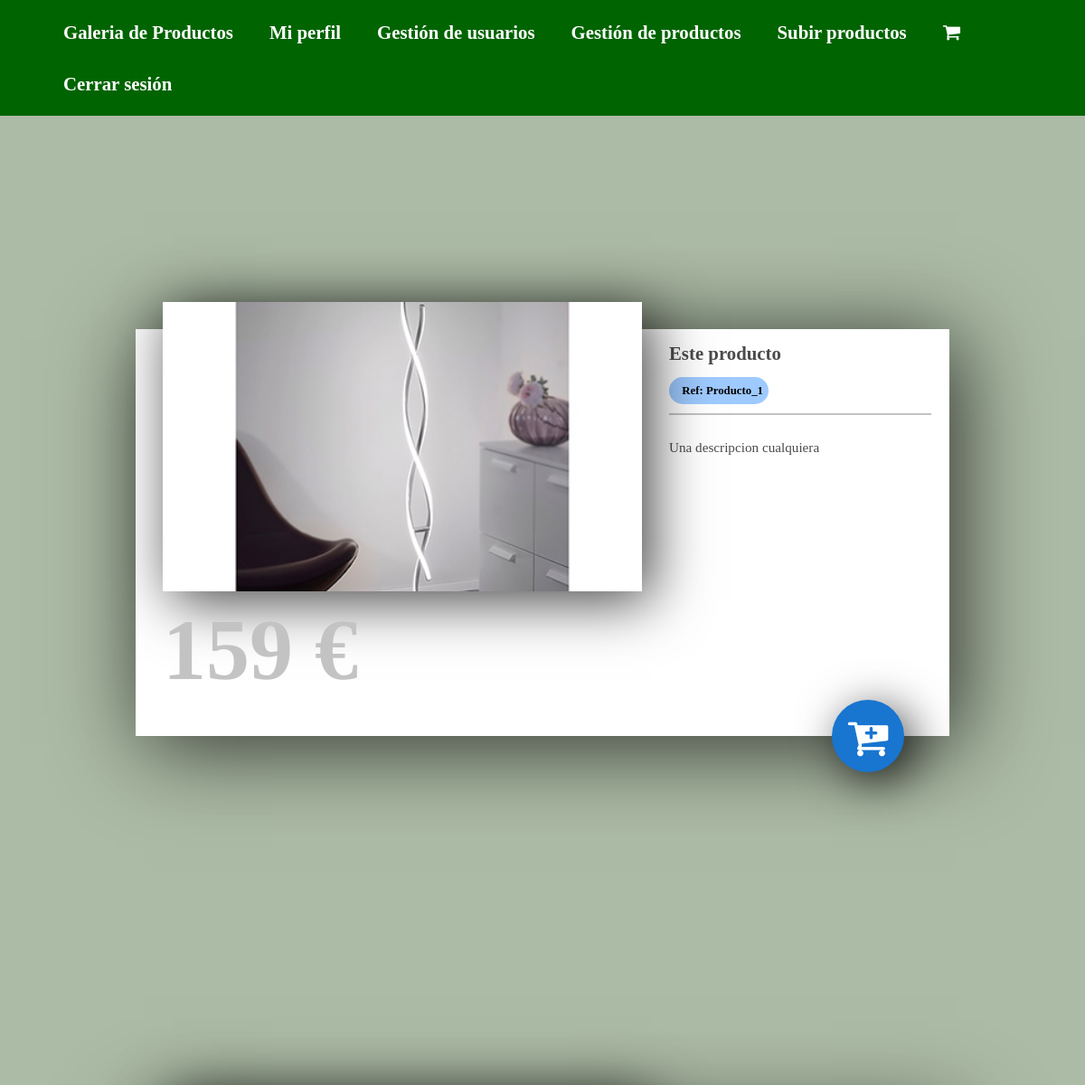
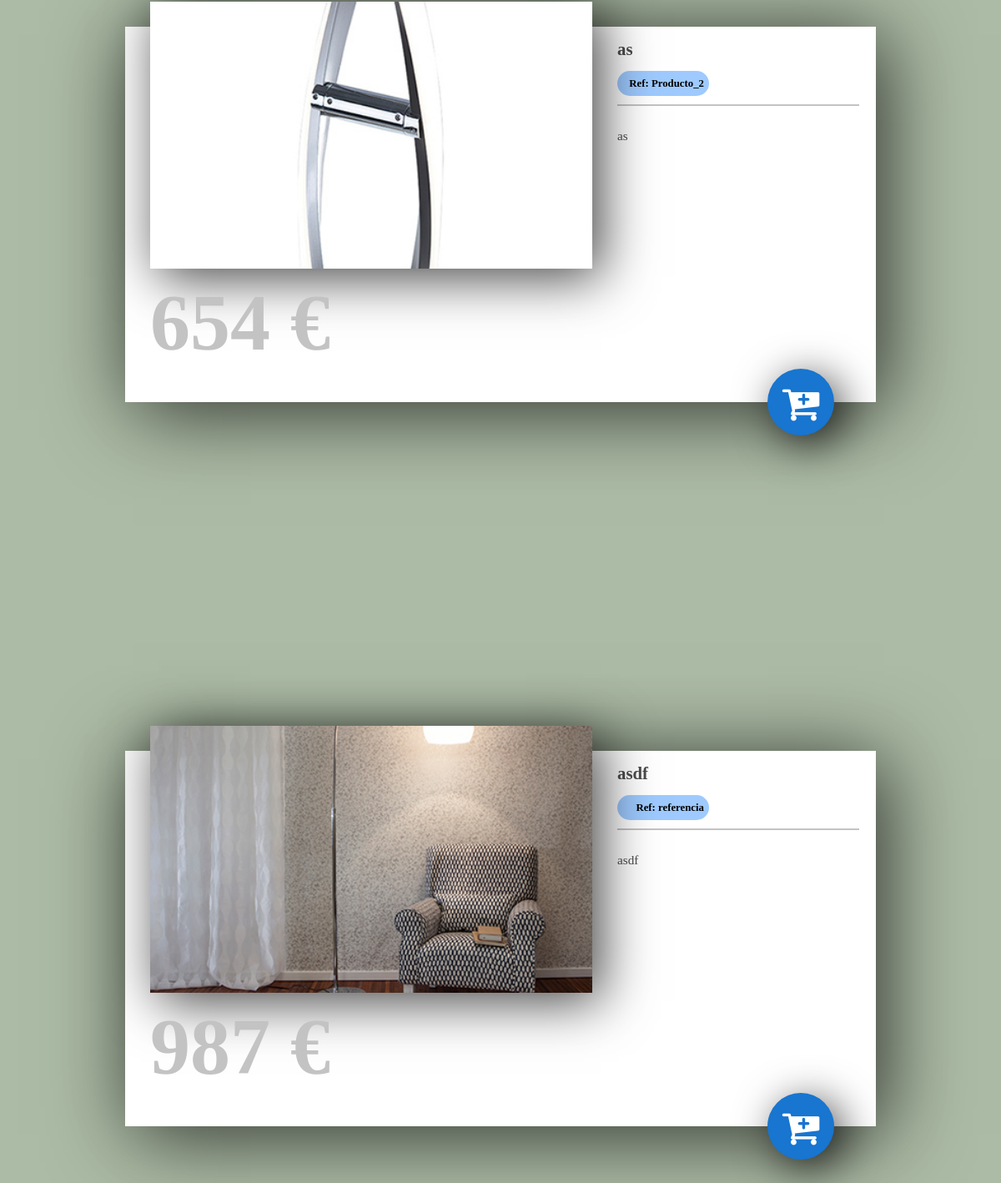
The app's page /galeria.php (signed in), older data (2 pictures, top to bottom).
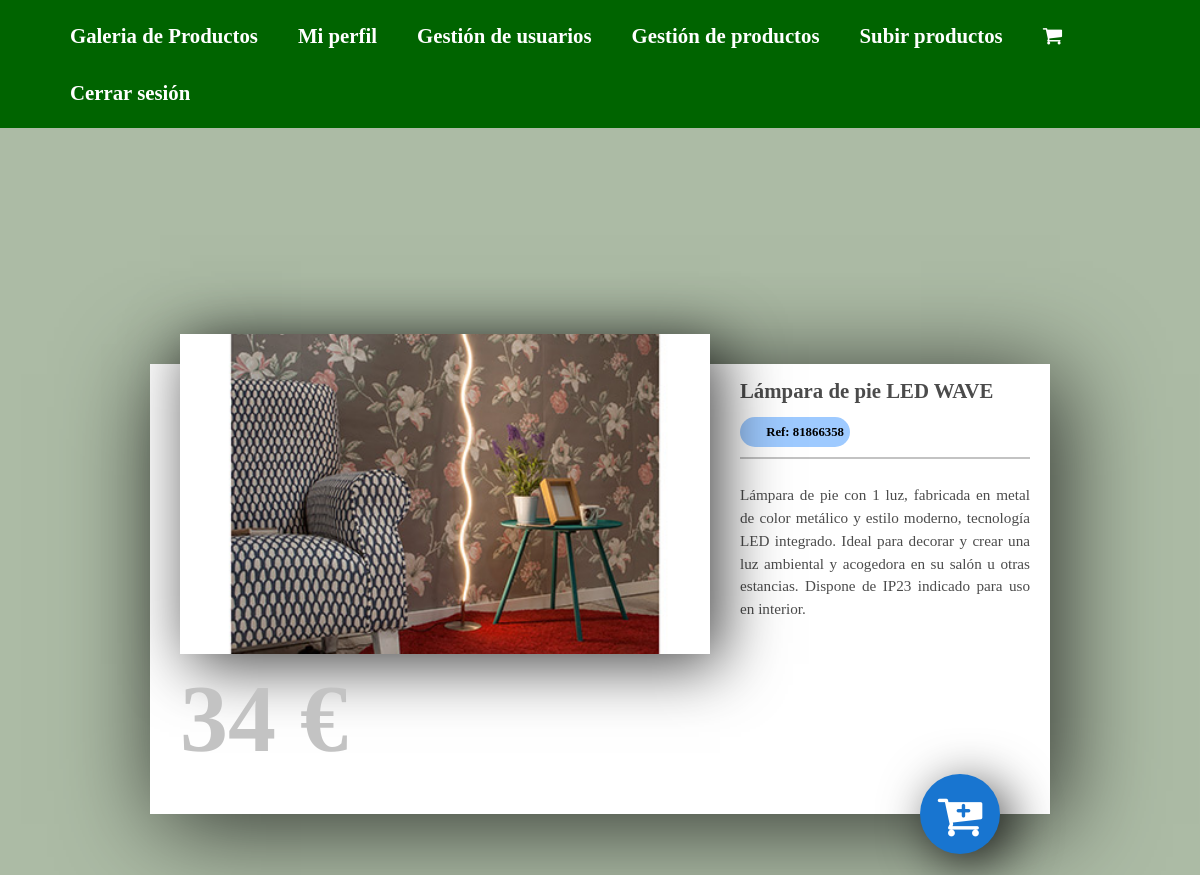
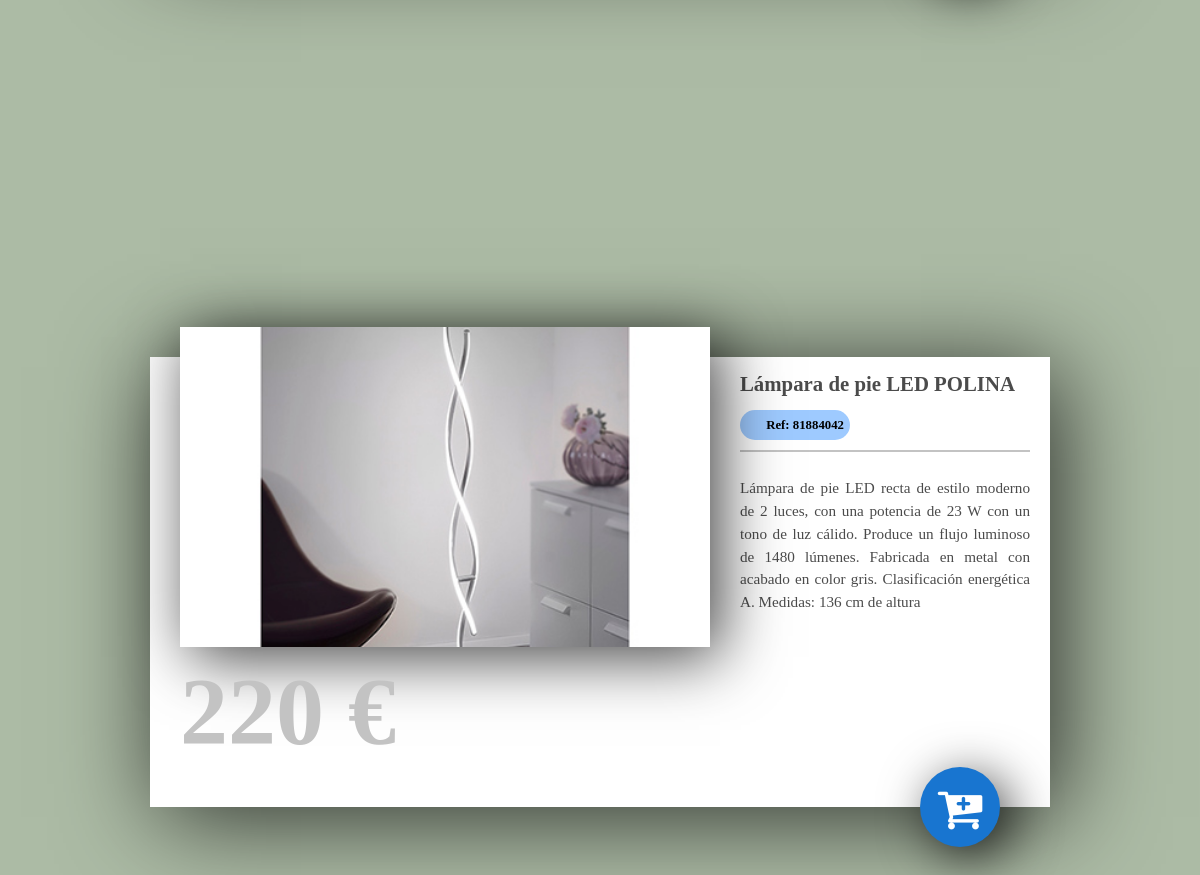
The same page, newer data (2 pictures, top to bottom).
### tables this page shows
CREATE TABLE `productos` (
  `referencia` varchar(10) NOT NULL,
  `titulo` varchar(250) NOT NULL,
  `descripcion` varchar(250) NOT NULL,
  `ruta_imagen` varchar(50) NOT NULL,
  `precio` int(10) NOT NULL
);

### include/funciones.php (called while the page is built, shortened)
    <?php
function obtenerTablaProductos(){
    $conexion = new mysqli(DB_HOST, DB_USUARIO, DB_PASS, DB_NOMBRE_BASE_DATOS);
    mysqli_set_charset($conexion, 'utf8');
    $sql = "select * from productos";
    $sentencia = $conexion->prepare($sql);
    $sentencia->execute();
    $resultado = $sentencia->get_result();
    return $resultado;
}
    ?>

### galeria.php (the view)
<?php
    require_once ("include/cabecera.php");
    require_once ("include/funciones.php");
    echo '<br><br>';
    $resultado = obtenerTablaProductos();
    while($fila = $resultado->fetch_row()){
        ?>
        <div class="card">
            <div class="thumbnail">
                <img class="left" src="<?= $fila[3] ?>"/>
            </div>
            <div class="right">
                <h1><?= $fila[1] ?></h1>
                <div class="author">
                    <h2>Ref: <?= $fila[0] ?></h2>
                </div>
                <div class="separator"></div>
                <p><?= $fila[2] ?></p>
            </div>
            <h5><?= $fila[4] ?> €</h5>
            <div class="fab" onclick="location.href='carrito.php?referencia=<?= $fila[0] ?>'"><i class="fa fa-cart-plus fa-3x"> </i></div>
        </div>
        <br>
        <?php
    }
?>

### include/cabecera.php (shortened to what this page needs)
<!DOCTYPE html>
<html >
<head>
    <link rel="stylesheet" href="https://maxcdn.bootstrapcdn.com/font-awesome/4.5.0/css/font-awesome.min.css">
    <link rel='stylesheet prefetch' href='https://maxcdn.bootstrapcdn.com/font-awesome/4.5.0/css/font-awesome.min.css'>
    <?php
        require_once("include/hojas_estilos.php")
    ?>
</head>
<?php
    if($_SESSION['admin'] == true){
        require_once ("menu_admin.php");
    }else{
        require_once ("menu_cliente.php");
    }
?>

### include/hojas_estilos.php
<link rel="stylesheet" href="css/estilos_productos.css">
<link rel="stylesheet" href="css/menu.css">
<link rel="stylesheet" href="css/generales.css">

### include/menu_admin.php
<div id="cont-menu">
    <ul>
        <li><a href="index.php">Galeria de Productos</a></li>
        <li><a href="mi_perfil.php">Mi perfil</a></li>
        <li><a href="gestion_usuarios.php">Gestión de usuarios</a></li>
        <li><a href="gestion_productos.php">Gestión de productos</a></li>
        <li><a href="subir_productos.php">Subir productos</a></li>
        <li><a href="carrito.php"><i class="fa fa-shopping-cart"></i></a></li>
        <li><a href="cerrar_sesion.php">Cerrar sesión</a></li>
    </ul>
</div>

### css/estilos_productos.css (style rules this page uses)
.card { position: relative; height: 450px; width: 900px; margin: 200px auto; background-color: #FFF; -webkit-box-shadow: 10px 10px 93px 0px rgba(0, 0, 0, 0.75); -moz-box-shadow: 10px 10px 93px 0px rgba(0, 0, 0, 0.75); box-shadow: 10px 10px 93px 0px rgba(0, 0, 0, 0.75); }
.thumbnail { float: left; position: relative; left: 30px; top: -30px; height: 320px; width: 530px; -webkit-box-shadow: 10px 10px 60px 0px rgba(0, 0, 0, 0.75); -moz-box-shadow: 10px 10px 60px 0px rgba(0, 0, 0, 0.75); box-shadow: 10px 10px 60px 0px rgba(0, 0, 0, 0.75); overflow: hidden; }
img.left { position: absolute; left: 50%; top: 50%; height: auto; width: 100%; -webkit-transform: translate(-50%, -50%); -ms-transform: translate(-50%, -50%); transform: translate(-50%, -50%); }
.right { margin-left: 590px; margin-right: 20px; }
h1 { padding-top: 15px; font-size: 1.3rem; color: #4B4B4B; }
.author { background-color: #9ECAFF; height: 30px; width: 110px; border-radius: 20px; }
h2 { padding-top: 8px; margin-right: 6px; text-align: right; font-size: 0.8rem; }
.separator { margin-top: 10px; border: 1px solid #C3C3C3; }
p { text-align: justify; padding-top: 10px; font-size: 0.95rem; line-height: 150%; color: #4B4B4B; }
h5 { position: absolute; left: 30px; bottom: -120px; font-size: 6rem; color: #C3C3C3; }
ul { margin-left: 250px; }
li { display: inline; list-style: none; padding-right: 40px; color: #7B7B7B; }
.fab { position: absolute; right: 50px; bottom: -40px; box-sizing: border-box; padding-top: 18px; background-color: #1875D0; width: 80px; height: 80px; color: white; text-align: center; border-radius: 50%; -webkit-box-shadow: 10px 10px 50px 0px rgba(0, 0, 0, 0.75); -moz-box-shadow: 10px 10px 50px 0px rgba(0, 0, 0, 0.75); box-shadow: 10px 10px 50px 0px rgba(0, 0, 0, 0.75); }

### css/menu.css (style rules this page uses)
* { box-sizing: border-box; }
#cont-menu { background-color: darkgreen; padding-top: 10px; }
#cont-menu > ul { list-style-type: none; margin: 0; margin-left: 50px; padding: 0; overflow: hidden; display: inline-block; }
#cont-menu > ul > li { float: left; border-bottom: 5px solid darkgreen; padding: 0 20px; }
#cont-menu > ul > li > a { display: block; color: white; padding: 14px 0; text-decoration: none; font-weight: bold; font-size: 1.3em; }

Row changes from the older to the newer data that the page shows:
removed productos: ruta_imagen (picture), titulo "Este producto", referencia "Producto_1", descripcion "Una descripcion cualquiera", precio "159"
removed productos: ruta_imagen (picture), titulo "as", referencia "Producto_2", descripcion "as", precio "654"
removed productos: ruta_imagen (picture), titulo "asdf", referencia "referencia", descripcion "asdf", precio "987"
added productos: ruta_imagen (picture), titulo "Lámpara de pie LED WAVE", referencia "81866358", descripcion "Lámpara de pie con 1 luz, fabricada en metal de color metálico y estilo moderno, tecnología LED integrado. Ideal para decorar y crear una luz ambiental y acogedora en su salón u otras estancias. Dispone de IP23 indicado para uso en interior.", precio "34"
added productos: ruta_imagen (picture), titulo "Lámpara de pie LED POLINA", referencia "81884042", descripcion "Lámpara de pie LED recta de estilo moderno de 2 luces, con una potencia de 23 W con un tono de luz cálido. Produce un flujo luminoso de 1480 lúmenes. Fabricada en metal con acabado en color gris. Clasificación energética A. Medidas: 136 cm de altura", precio "220"
